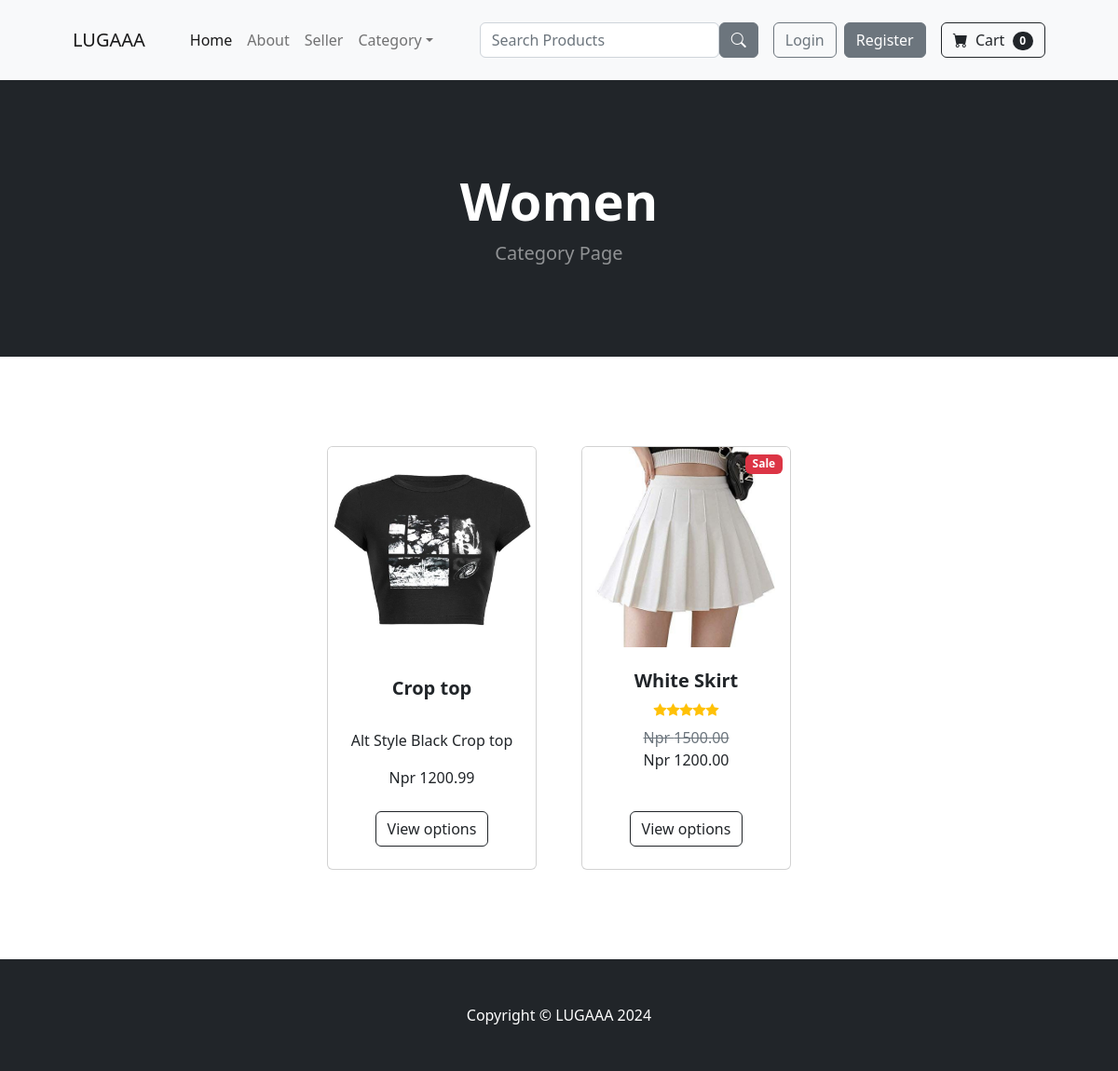
The app's page /category/Women with its own data.
### store/models.py (models this page shows, shortened)
class Category(models.Model):
    name = models.CharField(max_length=50, unique=True)
    parent = models.ForeignKey('self', on_delete=models.CASCADE, blank=True, null=True, related_name='children' )
    category_image = models.ImageField(upload_to='uploads/category/')
    def __str__(self):
        return self.name
    class Meta:
        verbose_name_plural = 'Categories'

class Product(models.Model):
    name =  models.CharField(max_length=100)
    price =  models.DecimalField(default=0, decimal_places=2, max_digits = 8)
    category =  models.ForeignKey(Category, on_delete=models.CASCADE, null=True, blank=True)
    description =  models.CharField(max_length=250, default='', blank = True, null=True)
    image = models.ImageField(upload_to='uploads/product/')
    is_sale = models.BooleanField(default= False)
    sale_price = models.DecimalField(default=0, decimal_places=2, max_digits = 8, null=True)
    in_stock =  models.PositiveIntegerField(default=1)

### store/views.py (the view)
# urls.py: path('category/<str:foo>', views.category, name='category'),#urlpatterns for category page
def category(request, foo):
    foo = foo.replace('-', ' ')
    try:
        category = Category.objects.get(name=foo)
        if category.children.exists():
            child_categories = category.children.all()
            products = Product.objects.filter(category__in= child_categories)
        else:
            products = Product.objects.filter(category = category)
        return render(request, 'category.html', {'products': products, 'category': category})
    except:
        messages.success(request, ("The Category Doesnt exist."))
        return redirect('home')

### admin_dashboard/context_processor.py (called while the page is built)
def order_notify(request):
    order = Order.objects.filter(status = 'Pending').count()
    return  {'notification_count': order}

def cancel_notify(request):
    cancel = CancellationOrder.objects.filter(mark_as_read = False).count()
    return {'cancel_count': cancel}

### cart/cart.py (called while the page is built)
    def __len__(self):
        return len(self.cart)

### cart/context_processor.py (called while the page is built)
def cart(request):
    return {'cart': Cart(request)}

### store/context_processor.py (called while the page is built)
def user_order_notify(request):
    user = request.user.pk
    order = Order.objects.filter(user = user, status = 'Pending').count()
    return  {'user_order_count': order}

### store/templates/category.html
{% extends 'base.html' %}
{% load static %}
{% block content %}
        <header class="bg-dark py-5">
            <div class="container px-4 px-lg-5 my-5">
                <div class="text-center text-white">
                    <h1 class="display-4 fw-bolder">{{category}}</h1>
                    <p class="lead fw-normal text-white-50 mb-0">Category Page</p>
                </div>
            </div>
        </header>
        <section class="py-5">
            <div class="container px-4 px-lg-5 mt-5">
                <div class="row gx-4 gx-lg-5 row-cols-2 row-cols-md-3 row-cols-xl-4 justify-content-center">
                   {% for product in products %}
                        {% if product.is_sale %}
                        <div class="col mb-5">
                            <div class="card h-100">
                                <div class="badge bg-danger text-white position-absolute" style="top: 0.5rem; right: 0.5rem">Sale</div>
                                <img class="card-img-top" src="{{ product.image.url }}" alt="..." />
                                <div class="card-body p-4">
                                    <div class="text-center">
                                        <h5 class="fw-bolder">{{  product.name }}</h5>
                                        <div class="d-flex justify-content-center small text-warning mb-2">
                                            <div class="bi-star-fill"></div>
                                            <div class="bi-star-fill"></div>
                                            <div class="bi-star-fill"></div>
                                            <div class="bi-star-fill"></div>
                                            <div class="bi-star-fill"></div>
                                        </div>
                                        <span class="text-muted text-decoration-line-through">Npr {{product.price}}</span><br>
                                        Npr {{product.sale_price}}
                                    </div>
                                </div>
                                <div class="card-footer p-4 pt-0 border-top-0 bg-transparent">
                                    <div class="text-center"><a class="btn btn-outline-dark mt-auto" href="{% url 'product' product.id %}">View options</a></div>
                                </div>
                            </div>
                        </div>
                        {% else %}
                    <div class="col mb-5">
                        <div class="card h-100">
                            <img class="card-img-top" src="{{ product.image.url }}" alt="..." />
                            <div class="card-body p-4">
                                <div class="text-center">
                                    <h5 class="fw-bolder">{{ product.name}}</h5><br>
                                    <p>{{ product.description }}</p>
                                    Npr {{product.price }}
                                </div>
                            </div>
                            <div class="card-footer p-4 pt-0 border-top-0 bg-transparent">
                                <div class="text-center"><a class="btn btn-outline-dark mt-auto" href="{% url 'product' product.id %}">View options</a></div>
                            </div>
                        </div>
                    </div>
                    {% endif %}
                    {% endfor %}
        </section>
{% endblock %}

### records on screen
Category: name "Women"
Product: image (picture), name "Crop top", description "Alt Style Black Crop top", price "1200.99"
Product: image (picture), name "White Skirt", price "1500.00", sale_price "1200.00"

### other values on screen
{{ cart|length }} "0"
